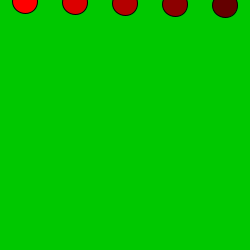
Frame 1 (no input)
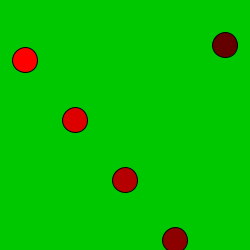
Frame 60 (the mouse pressed at the canvas centre just before this capture)
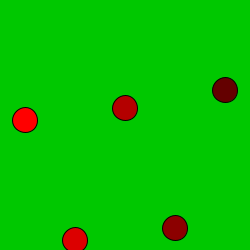
Frame 120 (the mouse held since frame 60 and released just before this capture)

The Processing sketch that drew these frames (run headless with seeded random() and noise(); from frame 60 on, the mouse is pressed at the canvas centre):

// Processing sketch: processing_148621
// ── processing_148621.pde

rectangle Shape1;
rectangle Shape2;
rectangle Shape3;
rectangle Shape4;
rectangle Shape5;

void setup() {
  size(250,250);
  Shape1 = new rectangle(color(255,0,0),25,0,1); 
  Shape2 = new rectangle(color(220,0,0),75,0,2);
  Shape3 = new rectangle(color(180,0,0),125,0,3);
  Shape4 = new rectangle(color(140,0,0),175,0,4);
  Shape5 = new rectangle(color(100,0,0),225,0,5);
}

void draw() {
  background(0,200,0);
  Shape1.move();
  Shape1.display();
  Shape2.move();
  Shape2.display();
  Shape3.move();
  Shape3.display();
  Shape4.move();
  Shape4.display();
  Shape5.move();
  Shape5.display();
}

class rectangle { 
  color c;
  float xpos;
  float ypos;
  float yspeed;
  
  rectangle(color tempC, float tempXpos, float tempYpos, float tempYspeed) { 
    c = tempC;
    xpos = tempXpos;
    ypos = tempYpos;
    yspeed = tempYspeed;
  }
  void display() {
    stroke(1);
    fill(c);
    ellipseMode(CENTER);
    ellipse(xpos,ypos,25,25);
  }

  void move() {
    ypos = ypos + yspeed;
    if (ypos > height) {
      ypos = 0;
    }
  }
}
